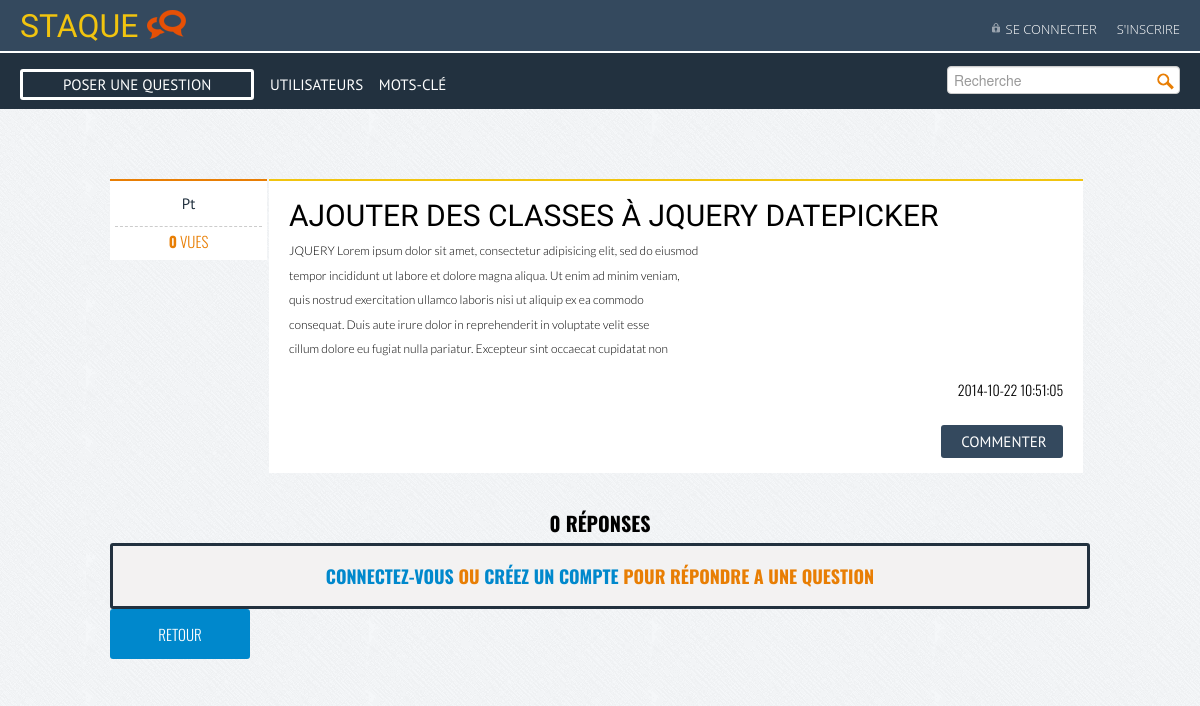
The app's page /detail_question.php?id=4, older data.
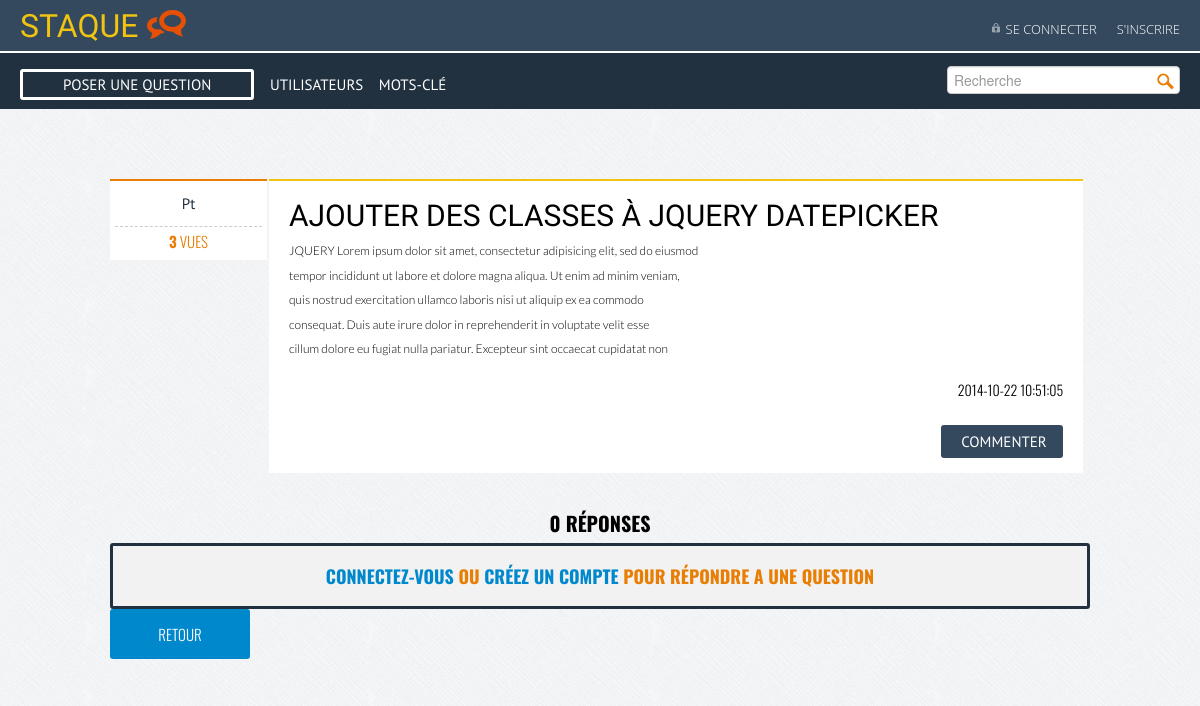
The same page, newer data.
### tables this page shows
CREATE TABLE IF NOT EXISTS `question` (
  `id` int(11) NOT NULL AUTO_INCREMENT,
  `title` varchar(250) NOT NULL,
  `content` text NOT NULL,
  `tags` varchar(255) NOT NULL,
  `user_id` int(11) NOT NULL,
  `dateCreated` datetime NOT NULL,
  `dateModified` datetime NOT NULL,
  `vues` int(11) NOT NULL,
  `points` int(11) NOT NULL,
  PRIMARY KEY (`id`)
);

### functions.php (called while the page is built, shortened)
<?php
	function nbRep($id){
		global $dbh;
		$sql = "SELECT COUNT(*) FROM answer
				JOIN question ON question_id = question.id
				WHERE question.id = :id";
		$stmt = $dbh->prepare($sql);
		$stmt->bindValue(":id",$id);
		$stmt->execute();
		$nbAnswers = $stmt->fetchColumn();
		return $nbAnswers;
	}

### detail_question.php (the view, shortened to what this page needs)
<?php
	include("db.php");
	include("functions.php");
	include("inc/header.php");
	include("inc/nav.php");
	$errors = array();
	$id=$_GET['id'];
	$nbAnswers=nbRep($id);
	$sql = "SELECT question.id,title,score,dateCreated,pseudo,tags,content,vues,points,image FROM question
					LEFT JOIN user ON question.user_id=user.id
					WHERE question.id=:id";
	$stmt = $dbh->prepare($sql);
	$stmt->bindValue(":id",$id);
	$stmt->execute();
	$question = $stmt->fetch();
?>
<section class="container">
	<div class="topQuestionWrap">
		<div class="clearboth colLeft user">
			<a href="account.php?id=<?= $question['id'];?>"  class="lien_user" title="Infos auteur">
				<div class="floatLeft">
					<p class="score"><?= $question['score'];?> Pt </p>
				</div>
			</a>
			<div class="compteurs">
				<p><strong><?= $question['vues'];?></strong> vues</p>
			</div>
		</div>
		<div class="colRight question">
			<h3><?php echo $question['title'];?></h3>
			<p><?php echo $question['content'];?></p>
			<p class="date"><?= $question['dateCreated'];?></p>
			<a href="comment.php?id=<?php echo $id; ?>&q_a=<?php echo (0); ?>&id_q=<?php echo $id ?>" class="commentBtn">Commenter</a>
		</div>
	</div>
	<h2 id="rep"><?php echo $nbAnswers;?> réponses</h2>
<?php if(isset($_SESSION['user'])){ ?>
				<h4>Répondre</h4>
				<form method="POST">
					<label class="questionarea">
						<textarea name="content" placeholder="Répondre a la question"></textarea>
					</label>
					<label class="submit"><input type="submit" value="Envoyer votre réponse"></label>
					<?php
						if (!empty($errors)){
								echo '<ul class="errors">';
									foreach($errors as $error){
								echo '<li>'.$error.'</li>';
							}
							echo '</ul>';
						}
					?>
				</form>
			</div>
		</div>
	<?php } else{ ?>
		<div class="deconnecter">
		<div id="errorLogin">
			<h3><a href="login.php">Connectez-vous</a> ou <a href="register.php">créez un compte</a> pour répondre a une question</h3>
		</div>
	<?php } ?>
		<a href="index.php" id="back">Retour</a>
	</div>
</section>
<?php
include("inc/footer.php");
?>

Row changes from the older to the newer data that the page shows:
changed question "AJOUTER DES CLASSES À JQUERY DATEPICKER": vues "0" → "3"
